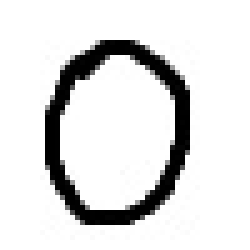
#> input picture digits_images/digit_0.jpg, 50 x 50 px (shown 5 times larger)
$ python main.py
#> lines starting #> are read from the running program, lines starting #| are printed output that depends on the picture
### opening_dataset.py
import numpy as np

def load_dataset():
    with np.load("mnist.npz") as data:
        # Convert data pictures from RGB to Unit RGB
        X_train = data["x_train"].astype("float32") / 255

        # Reshape data from (60000, 28, 28) into (60000, 784)
        X_train = np.reshape(X_train, (X_train.shape[0], X_train.shape[1] * X_train.shape[2]))

        y_train = data["y_train"]

        # Сonverting to a multidimensional array
        y_train = np.eye(10)[y_train]

        return X_train, y_train

### main.py
import numpy as np
import matplotlib.pyplot as plt
from PIL import Image

import opening_dataset


class DigDefinition():
    def __init__(self, amount_epochs=None, learning_rate=None, metric=None, sgd_sample=None):
        self.weights_input_to_2 = np.random.uniform(-0.5, 0.5, (28, 784))
        self.weights_2_to_output = np.random.uniform(-0.5, 0.5, (10, 28))
        self.biases_input_to_2 = np.zeros((28, 1))
        self.biases_2_to_output = np.zeros((10, 1))
        self.epochs = 3 if amount_epochs == None else amount_epochs

        self.learning_rate = 0.01 if learning_rate == None else learning_rate
        self.metric = "mse" if metric == None else metric
        self.sgd_sample = sgd_sample
        self.random_state = 42
        self.noise = 5

    def training(self):
        # Loading training data
        images, answers = opening_dataset.load_dataset()

        loss = 0
        correct = 0
        for epoch in range(self.epochs):
            for image, answer in zip(images, answers):
                image = np.reshape(image, (-1, 1))  # First layer
                answer = np.reshape(answer, (-1, 1))
                learning_rate = self.get_new_rate(epoch)

                # Transfer into 2-d layer
                z_2 = np.dot(self.weights_input_to_2, image) + self.biases_input_to_2
                layer_2 = 1 / (1 + np.exp(-z_2))  # Normalisation using sigmoid

                # Transfer into output layer
                z_output = np.dot(self.weights_2_to_output, layer_2) + self.biases_2_to_output
                output_layer = 1 / (1 + np.exp(-z_output))  # Normalisation using sigmoid

                # Loss / Error calculation using selected metric (MSE - default)
                temp_loss = getattr(self, '_' + str(self.metric))(output_layer, answer)
                loss += temp_loss
                correct += int(np.argmax(output_layer) == np.argmax(answer))

                # Back propagation algorithms
                # For output layer
                nabla_output = 2 * (output_layer - answer)
                self.weights_2_to_output -= self.dev_weights(layer_2, nabla_output, learning_rate)
                self.biases_2_to_output -= self.dev_biases(nabla_output, learning_rate)

                # For 2-d layer
                dev_layer_2 = layer_2 * (1 - layer_2)
                nabla_layer_2 = np.dot(np.transpose(self.weights_2_to_output), nabla_output) * dev_layer_2
                self.weights_input_to_2 -= self.dev_weights(image, nabla_layer_2, learning_rate)
                self.biases_input_to_2 -= self.dev_biases(nabla_layer_2, learning_rate)

            print(f"Epoch {epoch + 1}")
            print(f"Loss: {round((loss[0] / images.shape[0]) * 100, 2)}%")
            print(f"Accuracy: {round((correct / images.shape[0]) * 100, 2)}%")

            loss = 0
            correct = 0

    # Predict for custom number
    def get_predict(self, test_image):
        self.training()
        # Test image processing
        grey = lambda rgb: np.dot(rgb[..., :3], [0.299, 0.587, 0.114])
        test_image = 1 - grey(test_image).astype("float32") / 255
        test_image_reshape = np.reshape(test_image, (-1, 1))

        # Forward propagation (to 2 layer)
        z_2 = np.dot(self.weights_input_to_2, test_image_reshape) + self.biases_input_to_2
        layer_2 = 1 / (1 + np.exp(-z_2))  # Normalization by sigmoid

        # Froward propagation (to output)
        z_output = np.dot(self.weights_2_to_output, layer_2) + self.biases_2_to_output
        output_layer = 1 / (1 + np.exp(-z_output))  # Normalization by sigmoid

        # Output
        plt.imshow(test_image.reshape(28, 28), cmap="Greys")
        plt.title(f"Suggests the custom number is: {output_layer.argmax()}")
        plt.show()

    #### DINAMIC LEARNING RATE
    def get_new_rate(self, epoch):
        if type(self.learning_rate) == float:
            return self.learning_rate
        else:
            # Can be set the change function
            new_learning_rate = self.learning_rate(epoch + 1)
            return new_learning_rate

    #### METRICS
    # Mean Squared Error
    def _mse(self, output, answer):
        error = output - answer
        MSE = (1 / len(output)) * np.sum(error ** 2, axis=0)
        return MSE

    # Mean Absolute Error
    def _mae(self, output, answer):
        error = output - answer
        MAE = (1 / len(output)) * np.sum(abs(error), axis=0)
        return MAE

    # Root Mean Squared Error
    def _rmse(self, output, answer):
        error = output - answer
        RMSE = ((1 / len(output)) * np.sum(error ** 2, axis=0)) ** 0.5
        return RMSE

    # Coefficient R^2
    def _r2(self, output, answer):
        error = output - answer
        mean_answer = np.mean(answer)
        R2 = 1 - (np.sum(error ** 2, axis=0)) / (np.sum(answer - mean_answer, axis=0) ** 2)
        return R2

    # Mean Absolute Percentage Error
    def _mape(self, output, answer):
        error = output - answer
        MAPE = (100 / len(output)) * (abs(error / answer))
        return MAPE

    #### DERIVATIVE FUNCTIONS
    # Derivative of the weights
    def dev_weights(self, before_layer, nabla, learning_rate):
        nabla_weights = learning_rate * np.dot(nabla, np.transpose(before_layer))
        return nabla_weights

    # Derivative of the biases
    def dev_biases(self, nabla, learning_rate):
        nabla_biases = learning_rate * nabla
        return nabla_biases


if __name__ == "__main__":
    image = Image.open("digits_images/digit_0.jpg")
#> image is the input picture: PIL image 50x50 RGB; min 0, max 255, mean 223

    image_resized = image.resize((28, 28))
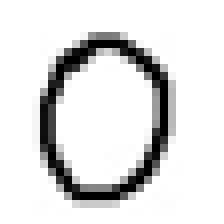
#> image_resized: PIL image 28x28 RGB (shown 8 times larger); min 0, max 255, mean 222.8
    image_resized.save("digits_images\\digit_0_28.jpg")

    test_image = plt.imread("digits_images\\digit_0_28.jpg")
#> test_image: shape (28, 28, 3); min 0, max 255, mean 221.5
#> (the run stopped early here; a loop or call above may not have finished)

$ run again, with digits_images/digit_3.jpg copied over digits_images/digit_0.jpg
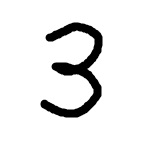
#> input picture digits_images/digit_3.jpg, 150 x 150 px
#> image is the input picture: PIL image 150x150 RGB; min 0, max 255, mean 233.6
#> `image_resized = image.resize((28, 28))`:
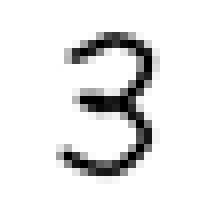
#> image_resized: PIL image 28x28 RGB (shown 8 times larger); min 0, max 255, mean 233.3
